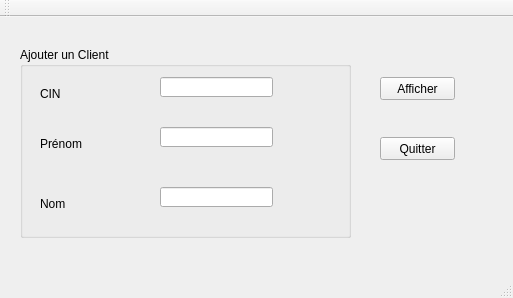
<?xml version="1.0" encoding="UTF-8"?>
<ui version="4.0">
 <class>MainWindow</class>
 <widget class="QMainWindow" name="MainWindow">
  <property name="geometry">
   <rect>
    <x>0</x>
    <y>0</y>
    <width>513</width>
    <height>298</height>
   </rect>
  </property>
  <property name="windowTitle">
   <string>Gestion des clients</string>
  </property>
  <widget class="QWidget" name="centralWidget">
   <widget class="QGroupBox" name="groupBox">
    <property name="geometry">
     <rect>
      <x>20</x>
      <y>30</y>
      <width>331</width>
      <height>191</height>
     </rect>
    </property>
    <property name="title">
     <string>Ajouter un Client</string>
    </property>
    <widget class="QLabel" name="label">
     <property name="geometry">
      <rect>
       <x>20</x>
       <y>40</y>
       <width>47</width>
       <height>13</height>
      </rect>
     </property>
     <property name="text">
      <string>CIN</string>
     </property>
    </widget>
    <widget class="QLabel" name="label_2">
     <property name="geometry">
      <rect>
       <x>20</x>
       <y>90</y>
       <width>47</width>
       <height>13</height>
      </rect>
     </property>
     <property name="text">
      <string>Prénom</string>
     </property>
    </widget>
    <widget class="QLabel" name="label_3">
     <property name="geometry">
      <rect>
       <x>20</x>
       <y>150</y>
       <width>47</width>
       <height>13</height>
      </rect>
     </property>
     <property name="text">
      <string>Nom</string>
     </property>
    </widget>
    <widget class="QLineEdit" name="lineEdit_cin">
     <property name="geometry">
      <rect>
       <x>140</x>
       <y>30</y>
       <width>113</width>
       <height>20</height>
      </rect>
     </property>
     <property name="inputMask">
      <string/>
     </property>
     <property name="maxLength">
      <number>32767</number>
     </property>
    </widget>
    <widget class="QLineEdit" name="lineEdit_prenom">
     <property name="geometry">
      <rect>
       <x>140</x>
       <y>80</y>
       <width>113</width>
       <height>20</height>
      </rect>
     </property>
    </widget>
    <widget class="QLineEdit" name="lineEdit_nom">
     <property name="geometry">
      <rect>
       <x>140</x>
       <y>140</y>
       <width>113</width>
       <height>20</height>
      </rect>
     </property>
    </widget>
   </widget>
   <widget class="QPushButton" name="pushButton_affich">
    <property name="geometry">
     <rect>
      <x>380</x>
      <y>60</y>
      <width>75</width>
      <height>23</height>
     </rect>
    </property>
    <property name="text">
     <string>Afficher</string>
    </property>
   </widget>
   <widget class="QPushButton" name="pushButton_quitter">
    <property name="geometry">
     <rect>
      <x>380</x>
      <y>120</y>
      <width>75</width>
      <height>23</height>
     </rect>
    </property>
    <property name="text">
     <string>Quitter</string>
    </property>
   </widget>
  </widget>
  <widget class="QMenuBar" name="menuBar">
   <property name="geometry">
    <rect>
     <x>0</x>
     <y>0</y>
     <width>513</width>
     <height>21</height>
    </rect>
   </property>
  </widget>
  <widget class="QToolBar" name="mainToolBar">
   <attribute name="toolBarArea">
    <enum>TopToolBarArea</enum>
   </attribute>
   <attribute name="toolBarBreak">
    <bool>false</bool>
   </attribute>
  </widget>
  <widget class="QStatusBar" name="statusBar"/>
 </widget>
 <layoutdefault spacing="6" margin="11"/>
 <resources/>
 <connections/>
</ui>
